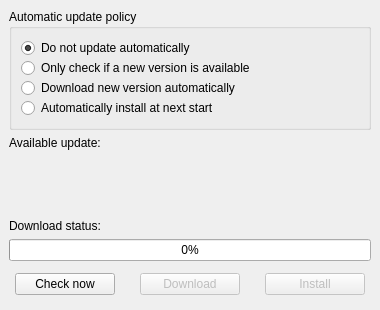
<ui version="4.0" >
 <class>updater</class>
 <widget class="QWidget" name="updater" >
  <property name="windowModality" >
   <enum>Qt::NonModal</enum>
  </property>
  <property name="geometry" >
   <rect>
    <x>0</x>
    <y>0</y>
    <width>380</width>
    <height>310</height>
   </rect>
  </property>
  <property name="sizePolicy" >
   <sizepolicy vsizetype="Fixed" hsizetype="Fixed" >
    <horstretch>0</horstretch>
    <verstretch>0</verstretch>
   </sizepolicy>
  </property>
  <property name="minimumSize" >
   <size>
    <width>380</width>
    <height>310</height>
   </size>
  </property>
  <property name="maximumSize" >
   <size>
    <width>380</width>
    <height>310</height>
   </size>
  </property>
  <property name="windowTitle" >
   <string>Application Update</string>
  </property>
  <property name="windowIcon" >
   <iconset>update.png</iconset>
  </property>
  <layout class="QVBoxLayout" >
   <property name="spacing" >
    <number>6</number>
   </property>
   <property name="leftMargin" >
    <number>9</number>
   </property>
   <property name="topMargin" >
    <number>9</number>
   </property>
   <property name="rightMargin" >
    <number>9</number>
   </property>
   <property name="bottomMargin" >
    <number>9</number>
   </property>
   <item>
    <widget class="QGroupBox" name="policy" >
     <property name="sizePolicy" >
      <sizepolicy vsizetype="Preferred" hsizetype="Preferred" >
       <horstretch>0</horstretch>
       <verstretch>0</verstretch>
      </sizepolicy>
     </property>
     <property name="minimumSize" >
      <size>
       <width>0</width>
       <height>112</height>
      </size>
     </property>
     <property name="title" >
      <string>Automatic update policy</string>
     </property>
     <layout class="QVBoxLayout" >
      <property name="spacing" >
       <number>0</number>
      </property>
      <property name="leftMargin" >
       <number>9</number>
      </property>
      <property name="topMargin" >
       <number>9</number>
      </property>
      <property name="rightMargin" >
       <number>9</number>
      </property>
      <property name="bottomMargin" >
       <number>9</number>
      </property>
      <item>
       <widget class="QRadioButton" name="upd_policy_never" >
        <property name="text" >
         <string>Do not update automatically</string>
        </property>
        <property name="checked" >
         <bool>true</bool>
        </property>
       </widget>
      </item>
      <item>
       <widget class="QRadioButton" name="upd_policy_check" >
        <property name="text" >
         <string>Only check if a new version is available</string>
        </property>
       </widget>
      </item>
      <item>
       <widget class="QRadioButton" name="upd_policy_download" >
        <property name="text" >
         <string>Download new version automatically</string>
        </property>
       </widget>
      </item>
      <item>
       <widget class="QRadioButton" name="upd_policy_install" >
        <property name="text" >
         <string>Automatically install at next start</string>
        </property>
       </widget>
      </item>
     </layout>
    </widget>
   </item>
   <item>
    <widget class="QLabel" name="label_1" >
     <property name="sizePolicy" >
      <sizepolicy vsizetype="Fixed" hsizetype="Preferred" >
       <horstretch>0</horstretch>
       <verstretch>0</verstretch>
      </sizepolicy>
     </property>
     <property name="text" >
      <string>Available update:</string>
     </property>
    </widget>
   </item>
   <item>
    <widget class="QLabel" name="upd_version" >
     <property name="minimumSize" >
      <size>
       <width>0</width>
       <height>51</height>
      </size>
     </property>
     <property name="font" >
      <font>
       <weight>75</weight>
       <bold>true</bold>
      </font>
     </property>
     <property name="text" >
      <string/>
     </property>
     <property name="alignment" >
      <set>Qt::AlignLeading|Qt::AlignLeft|Qt::AlignTop</set>
     </property>
    </widget>
   </item>
   <item>
    <widget class="QLabel" name="label_2" >
     <property name="sizePolicy" >
      <sizepolicy vsizetype="Fixed" hsizetype="Preferred" >
       <horstretch>0</horstretch>
       <verstretch>0</verstretch>
      </sizepolicy>
     </property>
     <property name="text" >
      <string>Download status:</string>
     </property>
    </widget>
   </item>
   <item>
    <widget class="QProgressBar" name="upd_progress" >
     <property name="value" >
      <number>0</number>
     </property>
     <property name="orientation" >
      <enum>Qt::Horizontal</enum>
     </property>
    </widget>
   </item>
   <item>
    <layout class="QHBoxLayout" >
     <property name="spacing" >
      <number>6</number>
     </property>
     <property name="leftMargin" >
      <number>6</number>
     </property>
     <property name="topMargin" >
      <number>6</number>
     </property>
     <property name="rightMargin" >
      <number>6</number>
     </property>
     <property name="bottomMargin" >
      <number>6</number>
     </property>
     <item>
      <widget class="QPushButton" name="upd_check" >
       <property name="sizePolicy" >
        <sizepolicy vsizetype="Fixed" hsizetype="Fixed" >
         <horstretch>0</horstretch>
         <verstretch>0</verstretch>
        </sizepolicy>
       </property>
       <property name="minimumSize" >
        <size>
         <width>100</width>
         <height>0</height>
        </size>
       </property>
       <property name="maximumSize" >
        <size>
         <width>100</width>
         <height>16777215</height>
        </size>
       </property>
       <property name="text" >
        <string>Check now</string>
       </property>
       <property name="checkable" >
        <bool>true</bool>
       </property>
      </widget>
     </item>
     <item>
      <spacer>
       <property name="orientation" >
        <enum>Qt::Horizontal</enum>
       </property>
       <property name="sizeHint" >
        <size>
         <width>40</width>
         <height>20</height>
        </size>
       </property>
      </spacer>
     </item>
     <item>
      <widget class="QPushButton" name="upd_download" >
       <property name="enabled" >
        <bool>false</bool>
       </property>
       <property name="sizePolicy" >
        <sizepolicy vsizetype="Fixed" hsizetype="Fixed" >
         <horstretch>0</horstretch>
         <verstretch>0</verstretch>
        </sizepolicy>
       </property>
       <property name="minimumSize" >
        <size>
         <width>100</width>
         <height>0</height>
        </size>
       </property>
       <property name="maximumSize" >
        <size>
         <width>100</width>
         <height>16777215</height>
        </size>
       </property>
       <property name="text" >
        <string>Download</string>
       </property>
       <property name="checkable" >
        <bool>true</bool>
       </property>
      </widget>
     </item>
     <item>
      <spacer>
       <property name="orientation" >
        <enum>Qt::Horizontal</enum>
       </property>
       <property name="sizeHint" >
        <size>
         <width>40</width>
         <height>20</height>
        </size>
       </property>
      </spacer>
     </item>
     <item>
      <widget class="QPushButton" name="upd_install" >
       <property name="enabled" >
        <bool>false</bool>
       </property>
       <property name="sizePolicy" >
        <sizepolicy vsizetype="Fixed" hsizetype="Fixed" >
         <horstretch>0</horstretch>
         <verstretch>0</verstretch>
        </sizepolicy>
       </property>
       <property name="minimumSize" >
        <size>
         <width>100</width>
         <height>0</height>
        </size>
       </property>
       <property name="maximumSize" >
        <size>
         <width>100</width>
         <height>16777215</height>
        </size>
       </property>
       <property name="text" >
        <string>Install</string>
       </property>
      </widget>
     </item>
    </layout>
   </item>
  </layout>
 </widget>
 <resources/>
 <connections/>
</ui>
